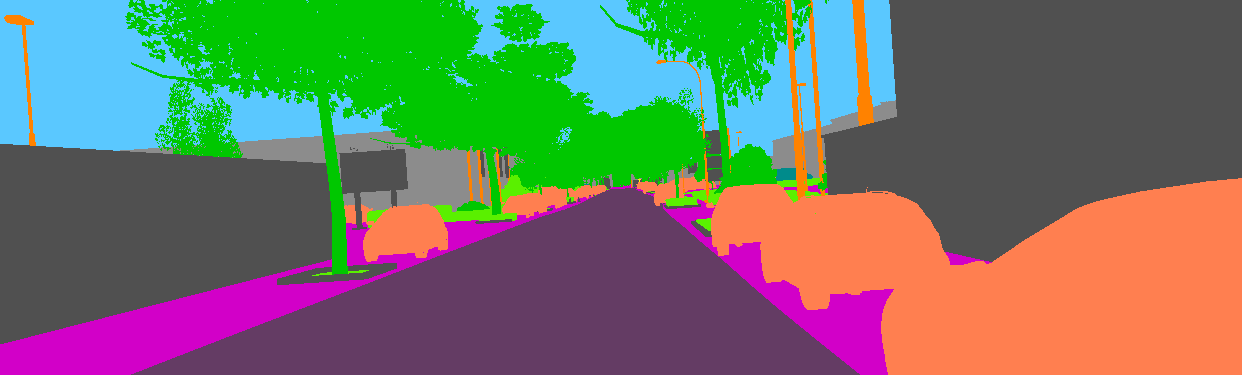
#> input picture Scene segmentation/dataset_large/test_data/val/targets_old/frame0003.png, 1242 x 375 px, found by its file name; its folder holds only this picture in this run
$ python rgb_to_mask.py
#> lines starting #> are read from the running program, lines starting #| are printed output that depends on the picture; after the words box and inside, x2 and y2 are one past the last pixel; in counts of white or black regions, pixels touching at a corner belong together
import os
import numpy as np
from PIL import Image

# Define the directory containing the images
input_dir = r'C:\Users\Lenovo\Downloads\unet_imageseg\dataset_large\val\targets_old'
output_dir = r'C:\Users\Lenovo\Downloads\unet_imageseg\dataset_large\val\targets'

# Ensure the output directory exists
os.makedirs(output_dir, exist_ok=True)

# Mapping of RGB values to category indices
rgb_to_index = {
    (0, 0, 0): 0,         # Undefined
    (210, 0, 200): 1,     # Terrain...pink
    (90, 200, 255): 2,    # Sky...sky blue
    (0, 199, 0): 3,       # Tree...green
    (90, 240, 0): 4,      # Vegetation...light green
    (140, 140, 140): 5,   # Building...grey
    (100, 60, 100): 6,    # Road...dark pinkish
    (250, 100, 255): 7,   # GuardRail...light pink
    (255, 255, 0): 8,     # TrafficSign...yellow
    (200, 200, 0): 9,     # TrafficLight...brownish yellow
    (255, 130, 0): 10,    # Pole...orange
    (80, 80, 80): 11,     # Misc...dark grey
    (160, 60, 60): 12,    # Truck...brown red
    (255, 127, 80): 13,   # Car...light orange
    (0, 139, 139): 14     # Van...bluish
}

# Function to convert RGB image to segmentation mask
def convert_to_mask(image_path, save_path):
    # Load the image
    image = Image.open(image_path).convert('RGB')
#> image is the input picture: PIL image 1242x375 RGB; mean R, G, B 112.6, 117.8, 99.9
    image_np = np.array(image)

    # Initialize the mask with zeros
    mask = np.zeros((image_np.shape[0], image_np.shape[1]), dtype=np.uint8)

    # Iterate over the RGB to index mapping and update the mask
    for rgb, index in rgb_to_index.items():
        # Create a mask for the current RGB value
        match = np.all(image_np == rgb, axis=-1)
        mask[match] = index
#> this loop made 15 passes
#> pass 2, in convert_to_mask, `match = np.all(image_np == rgb, axis=-1)`:
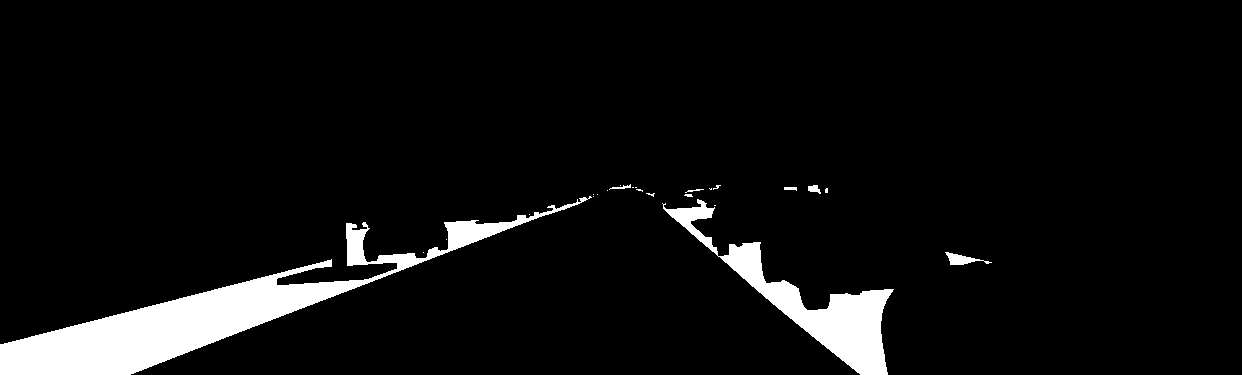
#> match: shape (375, 1242) bool; 6% white; 24 white regions (16 under 20 px), largest, box (x1, y1, x2, y2) and area: (0, 196, 592, 375) 19143, (662, 199, 894, 375) 8279, (945, 252, 992, 265) 264
#> pass 3, in convert_to_mask, `match = np.all(image_np == rgb, axis=-1)`:
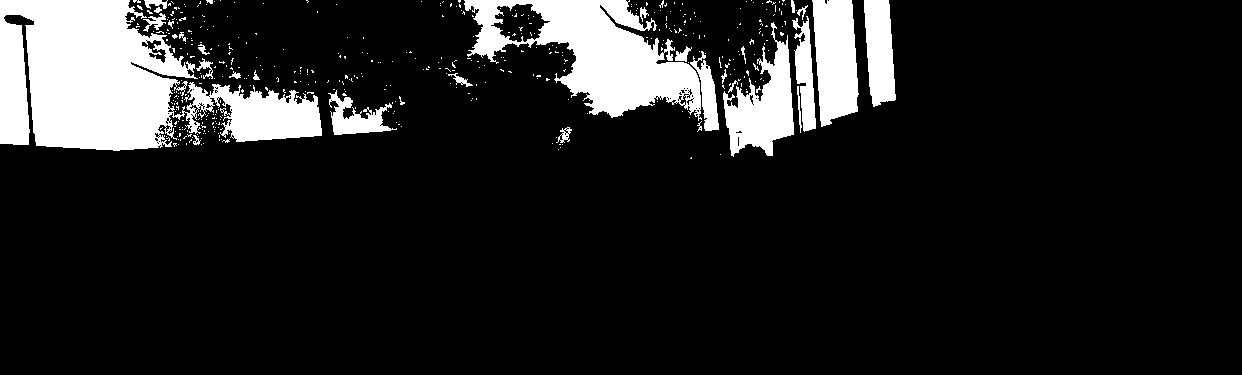
#> match: shape (375, 1242) bool; 12.8% white; 451 white regions (420 under 20 px), largest, box (x1, y1, x2, y2) and area: (0, 0, 322, 151) 28117, (464, 0, 702, 121) 13374, (812, 0, 859, 127) 4670
#> after the loop:
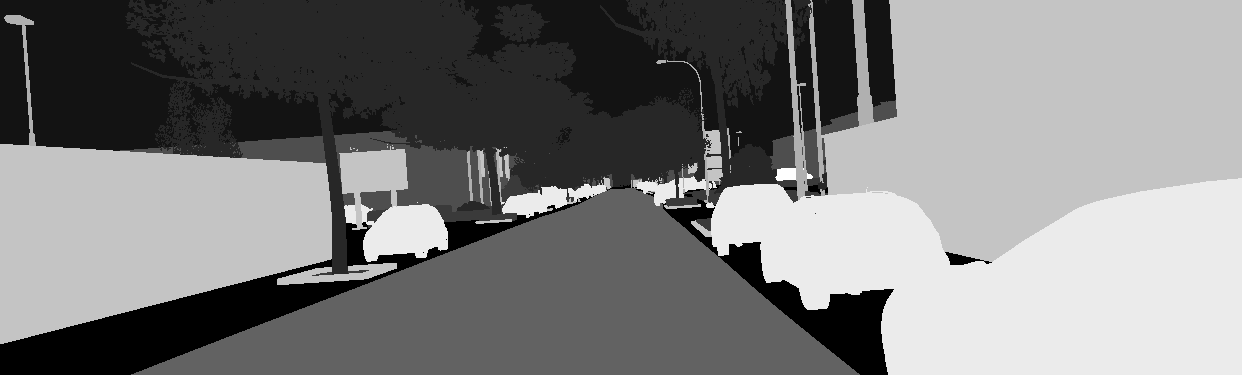
#> mask: shape (375, 1242); min 1, max 14, mean 7.35; drawn with min black and max white

    # Save the mask as a PNG image
    mask_image = Image.fromarray(mask)
    mask_image.save(save_path)

# Process all images in the input directory
for filename in os.listdir(input_dir):
    if filename.endswith('.png'):
        input_path = os.path.join(input_dir, filename)
        output_path = os.path.join(output_dir, filename)
        convert_to_mask(input_path, output_path)
        print(f'Converted {filename} to segmentation mask.')

print('Conversion completed.')

$ run again, on Scene segmentation/dataset_large/test_data/val/targets_old/frame0383.png
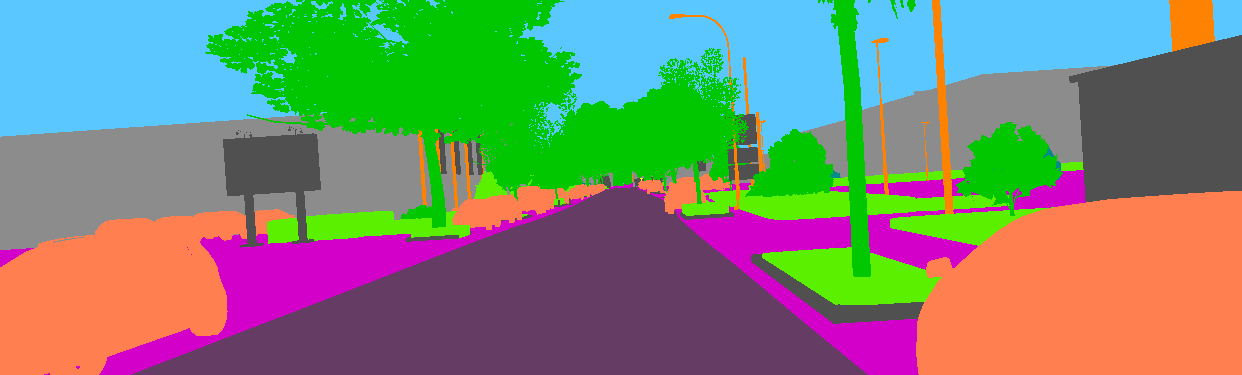
#> input picture Scene segmentation/dataset_large/test_data/val/targets_old/frame0383.png, 1242 x 375 px, found by its file name
#> in convert_to_mask, image is the input picture: PIL image 1242x375 RGB; mean R, G, B 123.4, 135.2, 114.3
#> the loop in convert_to_mask, `for rgb, index in rgb_to_index.items():` made 15 passes
#> pass 2, in convert_to_mask, `match = np.all(image_np == rgb, axis=-1)`:
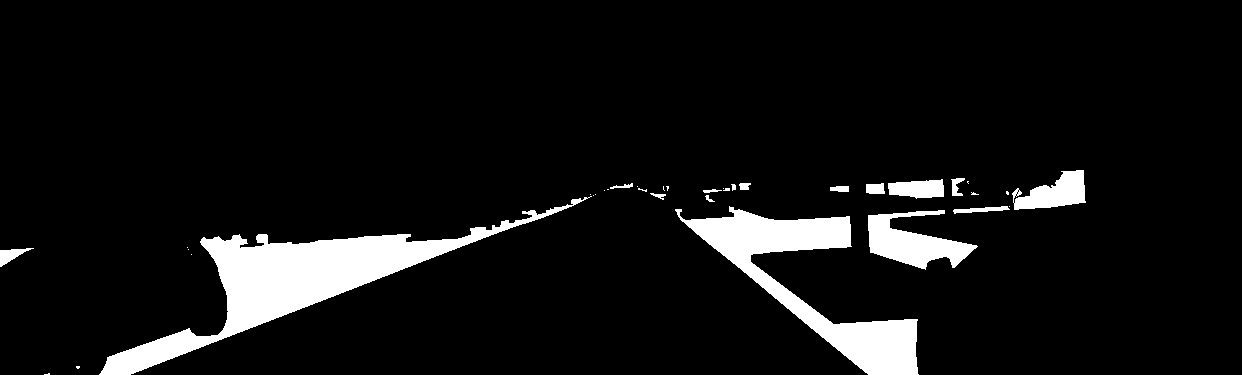
#> match: shape (375, 1242) bool; 7.5% white; 36 white regions (20 under 20 px), largest, box (x1, y1, x2, y2) and area: (99, 196, 592, 375) 16428, (675, 206, 919, 375) 11220, (868, 210, 978, 270) 3241
#> after the loop in convert_to_mask, `for rgb, index in rgb_to_index.items():`:
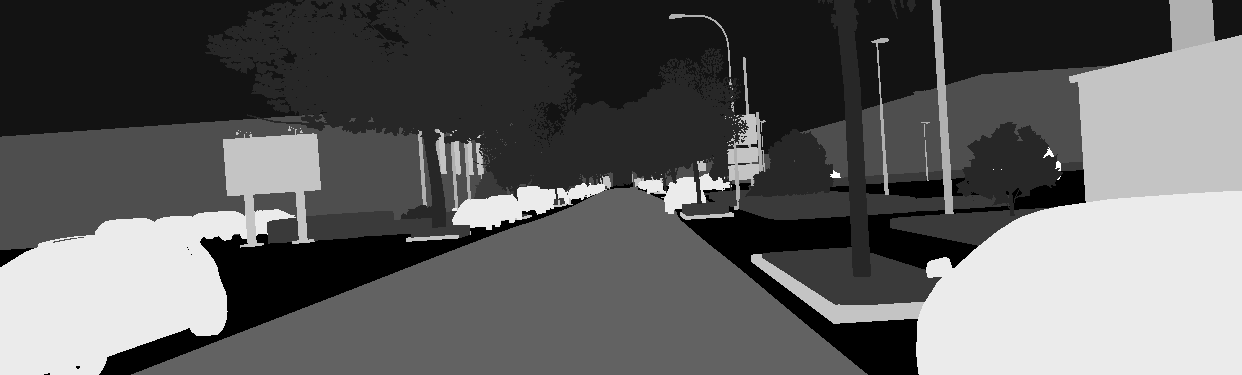
#> mask: shape (375, 1242); min 1, max 14, mean 5.91; drawn with min black and max white

$ run again, on Scene segmentation/dataset_large/test_data/val/targets_old/frame0441.png
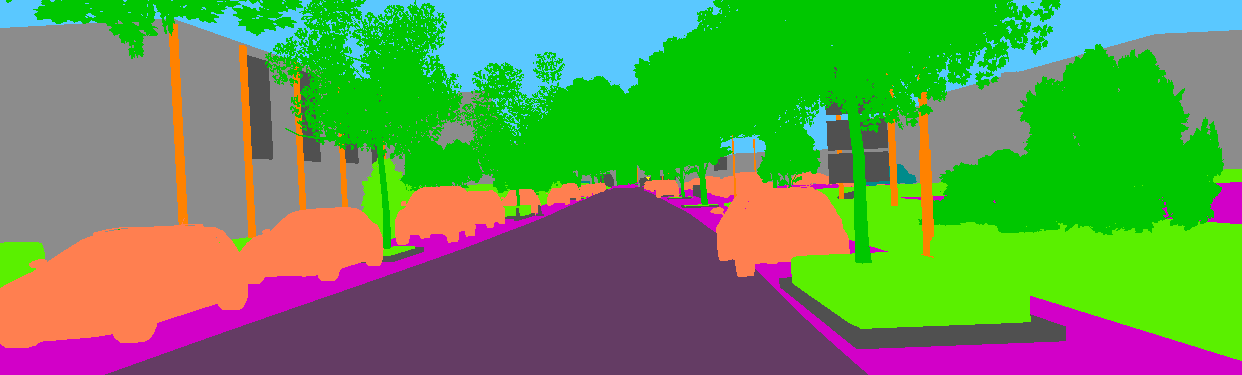
#> input picture Scene segmentation/dataset_large/test_data/val/targets_old/frame0441.png, 1242 x 375 px, found by its file name
#> in convert_to_mask, image is the input picture: PIL image 1242x375 RGB; mean R, G, B 101.9, 146.3, 83.9
#> the loop in convert_to_mask, `for rgb, index in rgb_to_index.items():` made 15 passes
#> pass 2, in convert_to_mask, `match = np.all(image_np == rgb, axis=-1)`:
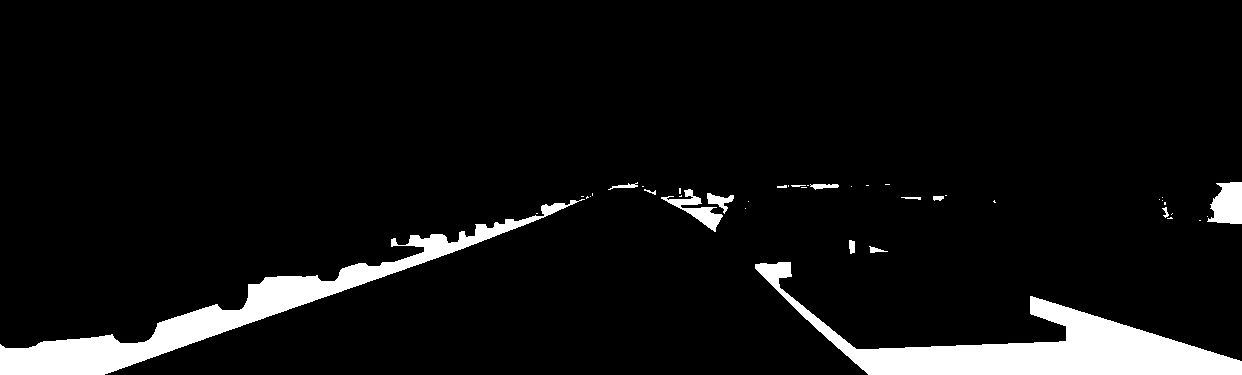
#> match: shape (375, 1242) bool; 6.8% white; 41 white regions (26 under 20 px), largest, box (x1, y1, x2, y2) and area: (755, 262, 1242, 375) 15573, (0, 199, 585, 375) 13408, (1207, 182, 1242, 224) 1116
#> after the loop in convert_to_mask, `for rgb, index in rgb_to_index.items():`:
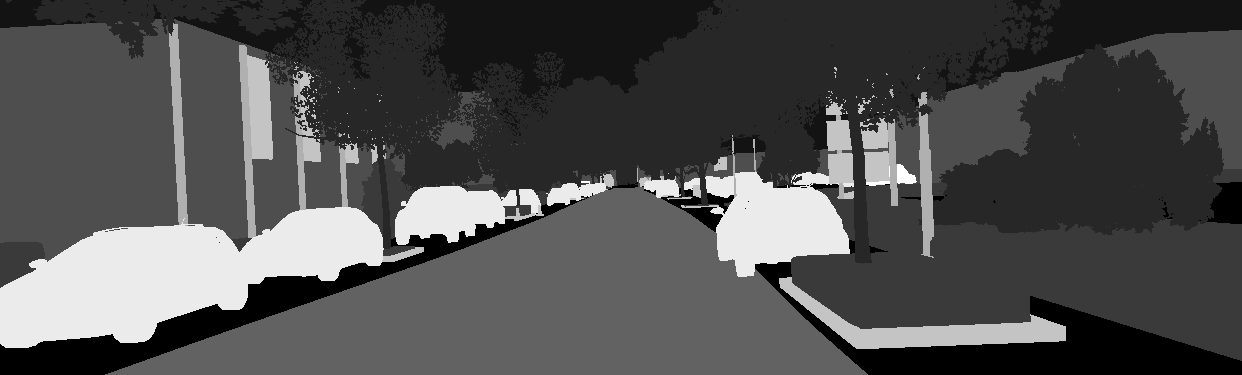
#> mask: shape (375, 1242); min 1, max 14, mean 5.03; drawn with min black and max white

$ run again, on Scene segmentation/dataset_large/test_data/val/targets_old/frame0967.png
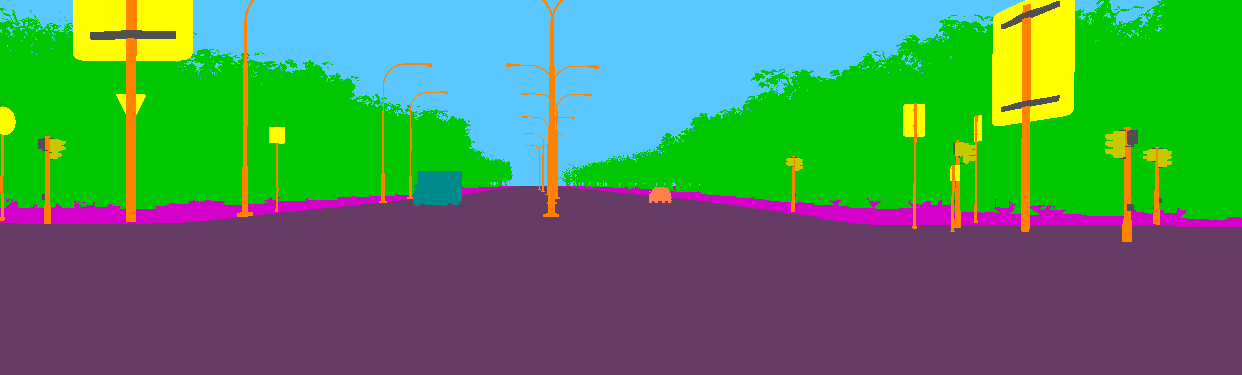
#> input picture Scene segmentation/dataset_large/test_data/val/targets_old/frame0967.png, 1242 x 375 px, found by its file name
#> in convert_to_mask, image is the input picture: PIL image 1242x375 RGB; mean R, G, B 80, 133.6, 93.4
#> the loop in convert_to_mask, `for rgb, index in rgb_to_index.items():` made 15 passes
#> pass 2, in convert_to_mask, `match = np.all(image_np == rgb, axis=-1)`:
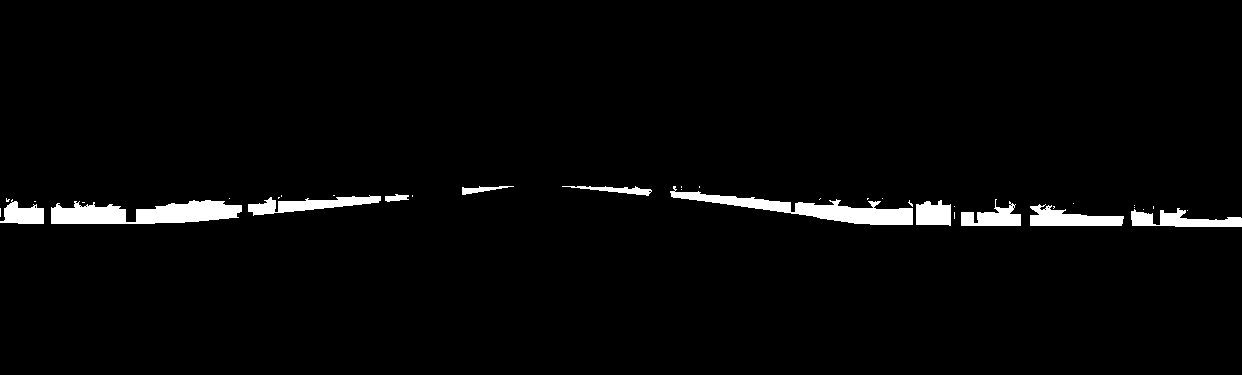
#> match: shape (375, 1242) bool; 2.8% white; 36 white regions (25 under 20 px), largest, box (x1, y1, x2, y2) and area: (51, 200, 242, 224) 3174, (670, 186, 913, 225) 2944, (248, 195, 381, 216) 1265
#> after the loop in convert_to_mask, `for rgb, index in rgb_to_index.items():`:
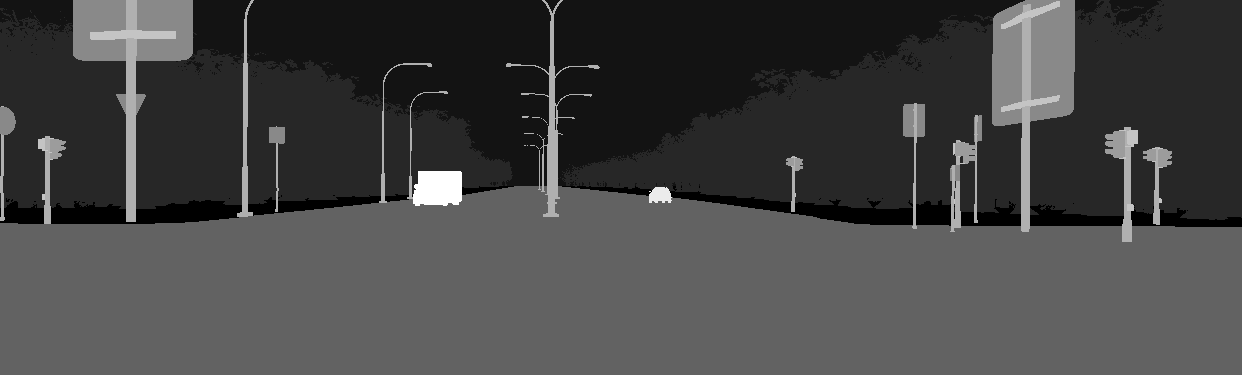
#> mask: shape (375, 1242); min 1, max 14, mean 4.49; drawn with min black and max white

$ run again, on Scene segmentation/dataset_large/test_data/val/targets_old/frame0078.png
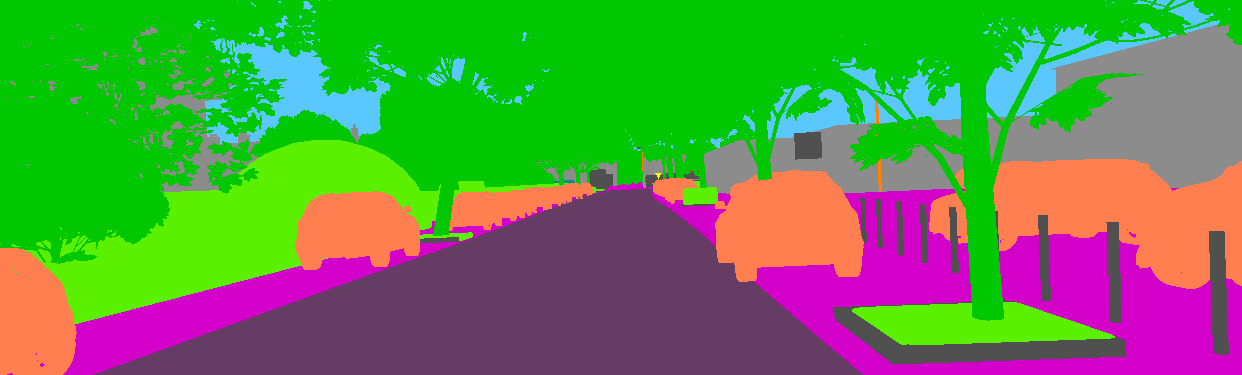
#> input picture Scene segmentation/dataset_large/test_data/val/targets_old/frame0078.png, 1242 x 375 px, found by its file name
#> in convert_to_mask, image is the input picture: PIL image 1242x375 RGB; mean R, G, B 94.9, 140.8, 73.4
#> the loop in convert_to_mask, `for rgb, index in rgb_to_index.items():` made 15 passes
#> pass 2, in convert_to_mask, `match = np.all(image_np == rgb, axis=-1)`:
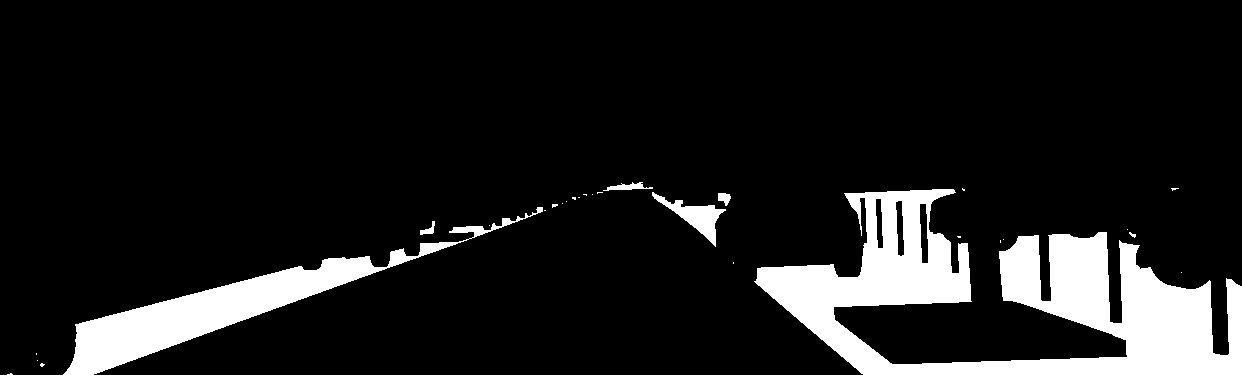
#> match: shape (375, 1242) bool; 11.3% white; 29 white regions (22 under 20 px), largest, box (x1, y1, x2, y2) and area: (754, 189, 1242, 375) 37772, (63, 207, 543, 375) 13259, (652, 192, 726, 247) 1189
#> after the loop in convert_to_mask, `for rgb, index in rgb_to_index.items():`:
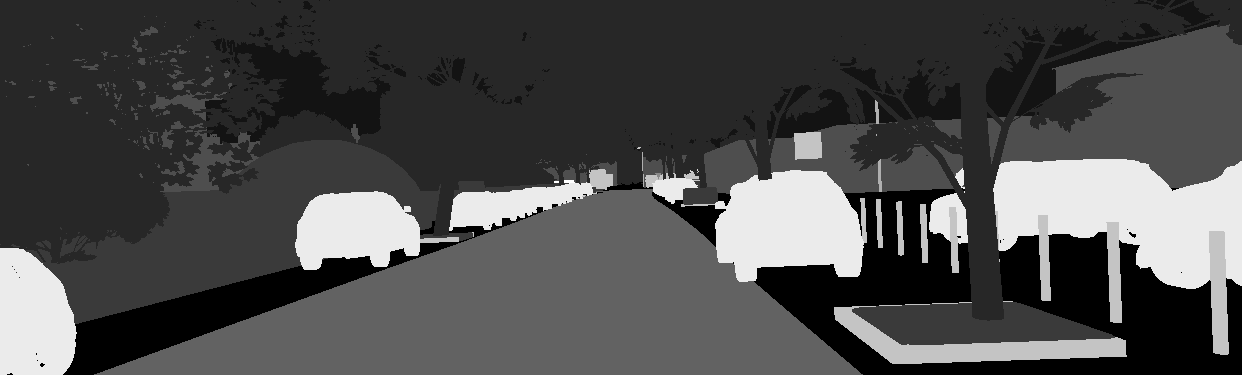
#> mask: shape (375, 1242); min 1, max 14, mean 4.85; drawn with min black and max white
